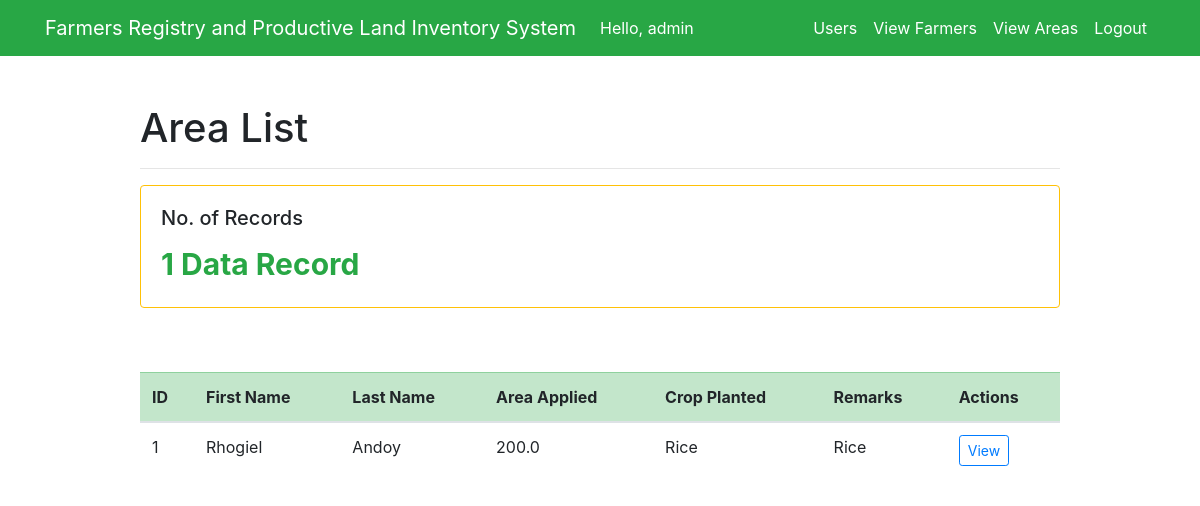
Page /home/ (signed in) on the earlier database version.
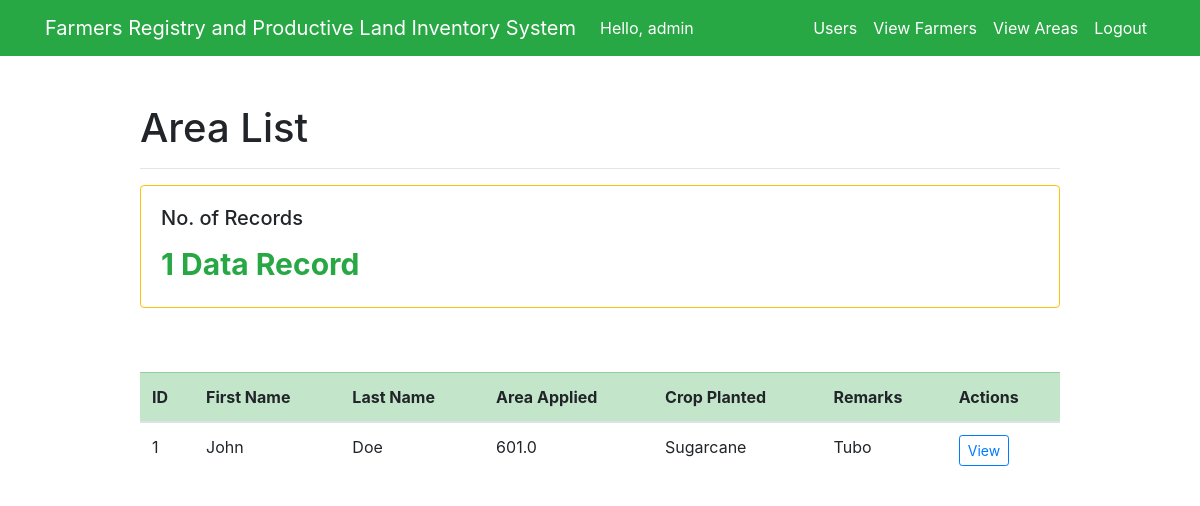
Same page on the later database version.
### test_app/models.py (models this page shows, shortened)
class UsersAreaInfo(models.Model):
    RICE = 'Rice'
    CORN = 'Corn'
    SUGARCANE = 'Sugarcane'
    PLANTED = [
        (RICE, 'Rice'),
        (CORN, 'Corn'),
        (SUGARCANE, 'Sugarcane'),
    ]
    farmer_id = models.ForeignKey(Farmer, models.CASCADE, db_column='farmer_id')
    total_area = models.FloatField()
    crop_planted = models.CharField(max_length=9, choices=PLANTED, default=RICE)
    remarks = models.CharField(max_length=100)
    sketch_plan = models.FileField(upload_to='documents_sp/', max_length=254, blank=True)
    map = models.FileField(upload_to='documents_map/', max_length=254, blank=True)
    google_earth = models.FileField(upload_to='documents_ge/', max_length=254, blank=True)
    area_coordinates = models.FileField(upload_to='documents_coordinates/', max_length=254, blank=True)
    profile_field = models.CharField(max_length=250)
    soil_ph = models.IntegerField()
    region = models.CharField(max_length=200)
    province = models.CharField(max_length=200)
    muncity = models.CharField(max_length=200)
    brgy = models.CharField(max_length=200)

class Farmer(models.Model):
    MALE = 'M'
    FEMALE = 'F'
    PERSON_GENDER = [
        (MALE, 'Male'),
        (FEMALE, 'Female'),
    ]
    assigned_id = models.CharField(max_length=20, blank=True, null=True)
    first_name = models.CharField(max_length=200, blank=False)
    last_name = models.CharField(max_length=200, blank=False)
    middle_name = models.CharField(max_length=200, blank=False)
    gender = models.CharField(max_length=1, choices=PERSON_GENDER, default=MALE)
    region = models.CharField(max_length=200)
    province = models.CharField(max_length=200)
    muncity = models.CharField(max_length=200)
    brgy = models.CharField(max_length=200)
    address = models.TextField(blank=True)
    date_created = models.DateTimeField(auto_now_add=True)
    contact_no = models.CharField(max_length=20, blank=True, null=True)
    tin = models.CharField(max_length=20, blank=True, null=True)
    philhealth = models.CharField(max_length=20, blank=True, null=True)
    sss = models.CharField(max_length=20, blank=True, null=True)
    pagibig = models.CharField(max_length=20, blank=True, null=True)
    civil_status = models.CharField(max_length=20, blank=True, null=True)
    nationality = models.CharField(max_length=50, blank=True, null=True)
    birthdate = models.DateField(default=None)
    spouse = models.CharField(max_length=250, blank=True, null=True)

### test_app/views.py (the view)
# urls.py: path('home/', views.user_engineer, name='user_engineer'),
@login_required(login_url='/')
def user_engineer(request):
    if request.method == 'GET':
        user_areas = UsersAreaInfo.objects.all()
        context = {
            'user_areas': user_areas,
        }
        return render(request, 'test_app/engineer.html', context)
    else:
        pass

### test_app/templates/test_app/engineer.html (shortened to what this page needs)
{% extends 'test_app/base.html' %}
{% block content %}
<div class="row justify-content-center mt-5">
    <div class="col-md-10">
        <h1>Area List</h1>
        <hr>
        <div class="row">
            <div class="col-sm-12 col-lg-12">
                <div class="card border-warning mb-3">
                    <div class="card-body text-warning">
                        <h5 class="card-title text-body">No. of Records</h5>
                        {% if user_areas %}
                            <p class="card-text text-success" style="font-size: 30px;"><strong>{{ user_areas.count }} Data Record{{ user_areas.count|pluralize }}</strong></p>
                        {% else %}
                            <p class="card-text text-danger" style="font-size: 30px;"><strong>No Data Entries</strong></p>
                        {% endif %}
                    </div>
                </div>
            </div>
        </div>
        <br><br>
        <table class="table table-hover table-stripped table-responsive-md">
            <thead class="table-success">
                <tr>
                    <th scope="col">ID</th>
                    <th scope="col">First Name</th>
                    <th scope="col">Last Name</th>
                    <th scope="col">Area Applied</th>
                    <th scope="col">Crop Planted</th>
                    <th scope="col">Remarks</th>
                    <th scope="col" align="center">Actions</th>
                </tr>
            </thead>
            <tbody>
                {% for area in user_areas %}
                    <tr>
                        <td scope="row">{{ area.id }}</td>
                        <td>{{ area.farmer_id.first_name }}</td>
                        <td>{{ area.farmer_id.last_name }}</td>
                        <td>{{ area.total_area }}</td>
                        <td>{{ area.crop_planted }}</td>
                        <td>{{ area.remarks }}</td>
                        <td><a type="button" class="btn btn-outline-primary btn-sm text-primary" href="{% url 'engineer_view_area' area.id %}">View</a>
                    </tr>
                {% endfor %}
            </tbody>
        </table>
    </div>
</div>
{% endblock %}

Differences in the rows shown:
changed UsersAreaInfo id 1: farmer_id.first_name "Rhogiel" → "John"; farmer_id.last_name "Andoy" → "Doe"; total_area "200.0" → "601.0"; crop_planted "Rice" → "Sugarcane"; remarks "Rice" → "Tubo"
